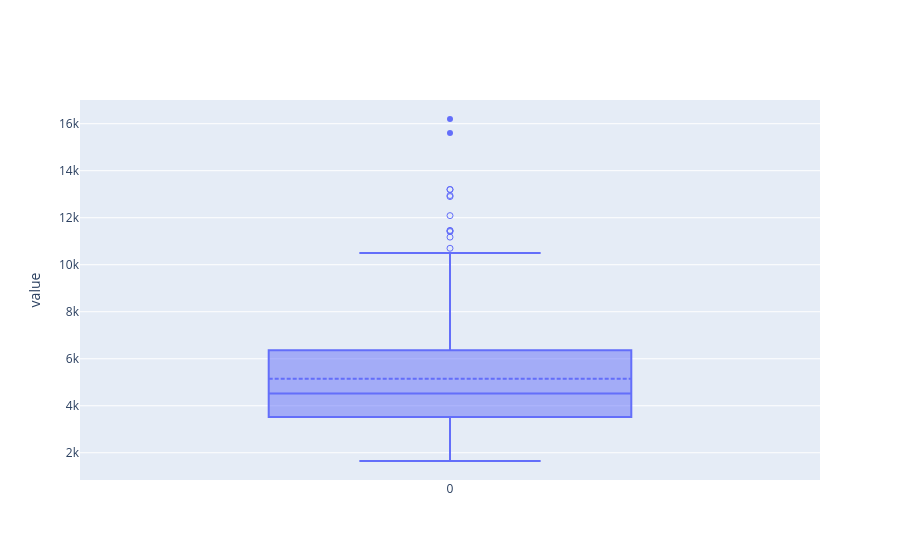

Notebook code for this chart:
### Code cell
# Box Plot
df.select("area").plot.box()

### Figure 1 — Plotly figure (JSON) as saved in the notebook; plotly's stock layout.template omitted (floating-point values rounded to 4 significant figures)
{"data": [{"boxpoints": "suspectedoutliers", "lowerfence": [1650], "mean": [5151.0], "median": [4520], "name": "area", "notched": false, "q1": [3520], "q3": [6360], "type": "box", "upperfence": [10500], "x": [0], "y": [[16200, 15600, 13200, 13200, 12944, 12900, 12090, 11460, 11440, 11410, 11175, 10700]]}], "layout": {"yaxis": {"title": {"text": "value"}}}}
